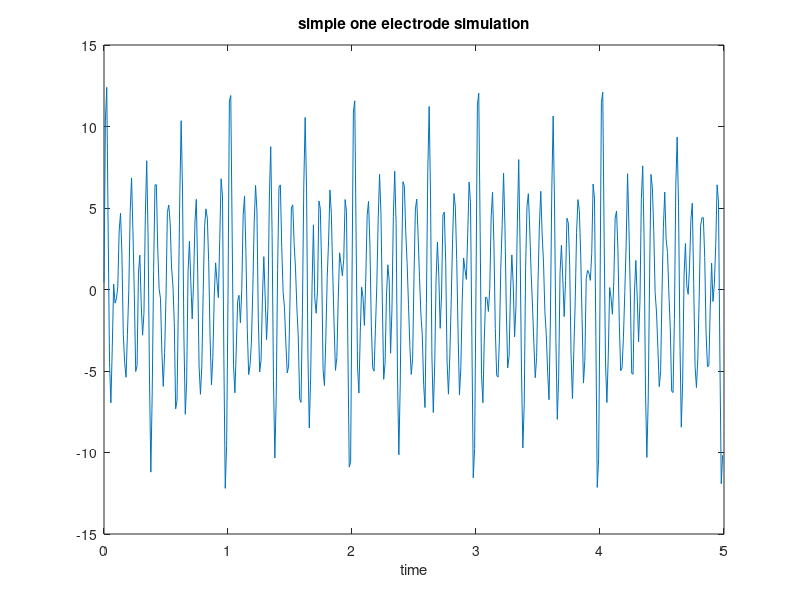
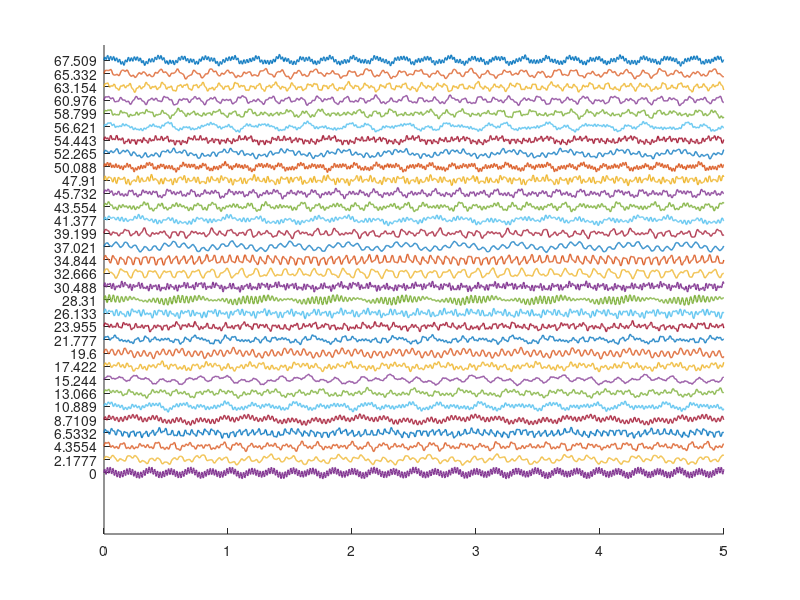

Reproduce these figures in MATLAB, in order. (Note: this script raises an error after producing the figures.)
%% module 2: real EEG data simulation
% in the previous module, we discussed how do we generate a complex wave and 
% what are the arguments we need to know to start this simulation:
% 
% x number of frequencies (f),x  number of amplitudes (amp), sampling frequency(srate), 
% duration (set number, here is 5 sec).
% 
% since you have a complex wave, you need to determine a number of frequencies 
% and amplitudes forming your complex wave. 
% 
% in addition we needed to add some white noise. and this is a quick revision:

f = [10,15,18,12,16];
amp = [5,  3.5, 2.5, 1.5, 1];
srate = 90; 
t=0:1/srate:5-1/srate; 
%loop to build your complex wave
complex_wave = zeros(size(t));
for i = 1: length(f)
    complex_wave = complex_wave + amp(i)* sin(2*pi*f(i)*t);     
end
% add noise
noise1 = .5 * randn(size(t));
complex_wave_1 = complex_wave+ noise1;


figure;
plot(t,complex_wave_1)
xlabel('time')
title('simple one electrode simulation');
%% 
% in this module we need to simulate the real EEG data. which is different 
% 
% what are the differences?
%% 
% * *number of channels:* you are measuring the signal from different channels 
% not one. Each channel records a separate EEG signal from different brain region, 
% which contain different frequency components and amplitudes.
% * *random frequency and amplitude:* over trials, the signals are changing. 
% practically you will never get the same results twice (for two trials).
% * *noise:* you have noise changing over trials. for each trial you need to 
% generate new random noise..
% * *source mixing:* when you are measuring the signal, you are NOT measuring 
% the signal from region of interest only, but you're measuring other signals 
% from neighboring regions performing other tasks. (we will add this point in 
% next module)
%% 
% Your EEG data will be described through the number of channels (EEG_nbchan), 
% number of trials (EEG_trials), and time vector (t).

srate = 500;
dur = 5;
numchannels = 32;
eeg_trials = 1;
eeg_pnts = srate * dur;
t = 0:1/srate:dur-1/srate;
%% 
% our EEG signal will be like: 
% 
% *EEG Data = Channels × Trials × Timepoints*
%% *1. simulation of different channels:*
%% 
% * in the previous simulation, we assumed that we have a signal source produces 
% a combination of waves with predefined frequencies. f=one fixed number, manually 
% assigned.
% * But manually specifying every frequency for every channel would become impractical. 
% For example, imagine that we have 32 channels, and each channel contains 5 frequency 
% components. We would need to specify 160 frequency values manually, even before 
% considering multiple trials. Therefore, instead of manually assigning every 
% frequency, we need an automated  way to generate frequency values.
% * let's fix this problem using randomization.

%define the number of channels and the number of frequency components.
numfrequencies = 5;

% Generate random frequencies

frequencies = 5 + (30 - 5) * rand(numchannels, numfrequencies);
%% 
% Here:
%% 
% * |rand| generates random values between 0 and 1.
% * Multiplication and addition scale these values to the range of 5–30 Hz.
% * Each row represents one channel.
% * Each column represents one frequency component.

frequencies(1,:)   % Frequencies of channel 1
frequencies(2,:)   % Frequencies of channel 2
%% 
% *Important note:* This is only an introductory randomization example. It does 
% not represent realistic EEG frequency distributions because all the channels 
% are having frequencies between 5 and 30 Hz.
%% *2. Frequency and amplitude variability:*
% Different EEG channels do not necessarily contain the same frequency components 
% with the same prominence.
% 
% For example, during a particular task:
%% 
% * One channel might show prominent alpha activity.
% * Another channel might show stronger beta activity.
% * A third channel might contain a combination of alpha, beta, and theta activity.
%% 
% This depends on the brain activity contributing to each recorded channel.
% 
% Therefore, we need to introduce two separate types of randomization.
%% 2.1 Randomizing frequencies within each channel
% EEG frequency bands are ranges not single fixed frequencies.
% 
% For example:
%% 
% *Frequency band*
%% 
% *Approximate range*
%% 
% Delta
%% 
% 1–4 Hz
%% 
% Theta
%% 
% 4–8 Hz
%% 
% Alpha
%% 
% 8–13 Hz
%% 
% Beta
%% 
% 13–30 Hz
%% 
% Gamma
%% 
% 30–45 Hz
%% 
% Instead of assigning the same frequency range to all channels, even if it's 
% not matching with the activity expected from this region.
% 
% For example:
%% 
% * Channel 1 might contain alpha activity at 9.5 Hz.
% * Channel 2 might contain alpha activity at 11 Hz.
% * Channel 3 might contain alpha activity at 12.3 Hz.
%% 
% All three frequencies belong to the alpha band, but you assigned different 
% values from different bands (theta, beta...etc).
% 
% so we need to randomly select a frequency from the expected frequency band.

%First, define the frequency bands.
bands = [
    1 4;    % Delta
    4 8;    % Theta
    8 13;   % Alpha
    13 30;  % Beta
    30 45   % Gamma
    ];

numchannels = 32;
numBands = size(bands,1);

frequencies = zeros(numchannels,numBands);

for ch = 1:numchannels

    for b = 1:numBands

        low = bands(b,1);
        high = bands(b,2);
        %the same equation we used to generate random frequencies, 
        % but this time we are choosing from different bands 
        % not the same range for all channels (5-30 in previous example)
        frequencies(ch,b) = low + (high-low)*rand;

    end

end
%% 
% Now, every channel has a different randomly selected frequency for each band.
% 
% 
%% *2.2 Randomizing the weights (contribution of each frequency band to the signal from each channel)*
% 
% 
% Selecting different frequencies is not enough.
% 
% We also need to consider how strongly each frequency component contributes 
% to the final EEG signal.
% 
% Not all channels have the same frequency-band distribution.
% 
% We can generate random weights for every channel and frequency band.

weights = rand(numchannels,numBands);

% Normalize weights for each channel
weights = weights ./ sum(weights,2);
%% 
% What happens here?
%% 
% # |rand| generates random contributions.
% # Each channel gets a different set of weights.
% # Normalization makes the sum of weights for each channel equal to 1.
%% 
% Now we can combine both steps to produce our final simulated channel signals.

signals = zeros(numchannels,eeg_trials,length(t));

for ch = 1:numchannels
    for tr = 1 : eeg_trials

        for b = 1:numBands
            wave = weights(ch,b) * sin(2*pi*frequencies(ch,b)*t);
            %wave is 2d, it needs to be changed to 3d to match with signals
            %use reshape function
            signals(ch,tr, :) = signals(ch,tr,:) + reshape(wave,1,1,[]);
        end
    end

end
%% 
% Each channel now has:
%% 
% * Its own frequency values.
% * Its own frequency-band contributions.
% * A resulting complex signal.
% * 


%% 
% plot

d = squeeze(signals(:, 1, : ));
off = max(abs(d(:))) * 2.2;
if off == 0, off = 1; end

figure('Color', 'w')
hold on
for ch = 1:numchannels
    plot(t, d(ch, :) + (numchannels - ch) * off, 'LineWidth', 1)
end
yticks((0:numchannels-1) * off)
yticklabels("Ch " + (numchannels:-1:1))
xlabel('Time (s)')
ylabel('Channels')
title('Simulated EEG')
xlim([t(1) t(end)])
grid on
hold off
noise=.5*randn(numchannels,eeg_trials,eeg_pnts);
eeg_data = signals + noise;

%plot
d = squeeze(eeg_data(:, 1, :));
off = max(abs(d(:))) * 2.2;
if off == 0, off = 1; end

figure('Color', 'w')
hold on
for ch = 1:numchannels
    plot(t, d(ch, :) + (numchannels - ch) * off, 'LineWidth', 1)
end
yticks((0:numchannels-1) * off)
yticklabels("Ch " + (numchannels:-1:1))
xlabel('Time (s)')
ylabel('Channels')
title('Simulated EEG with white gaussian noise')
xlim([t(1) t(end)])
grid on
hold off
%% 
% the previous part we were working on one trial
% 
% now we will move the generation of the frequencies to inside the loop to to 
% generate new frequencies for each trial
% 
% in the next part change the number of trials to see hows the signal is changing



%% Module 2: EEG signal simulation

srate = 500;
dur = 5;
numchannels = 32;
eeg_trials = 3;  % Change the number of trials here
eeg_pnts = srate * dur;
t = 0:1/srate:dur-1/srate;


%% 1. Introductory randomization example

numfrequencies = 5;

frequencies = 5 + (30 - 5) * rand(numchannels, numfrequencies);


%% 2. Frequency bands

bands = [
    1 4;    % Delta
    4 8;    % Theta
    8 13;   % Alpha
    13 30;  % Beta
    30 45   % Gamma
];

numBands = size(bands,1);


%% 3. Generate EEG signals for all channels and trials

signals = zeros(numchannels, eeg_trials, length(t));

for tr = 1:eeg_trials

    % Randomize frequencies for each trial
    frequencies = zeros(numchannels, numBands);

    for ch = 1:numchannels
        for b = 1:numBands

            low = bands(b,1);
            high = bands(b,2);

            frequencies(ch,b) = low + (high-low)*rand;

        end
    end

    % Generate random weights for each trial
    weights = rand(numchannels, numBands);

    % Normalize weights for each channel
    weights = weights ./ sum(weights,2);

    % Combine frequency components
    for ch = 1:numchannels

        wave = zeros(size(t));

        for b = 1:numBands

            wave = wave + weights(ch,b) * ...
                sin(2*pi*frequencies(ch,b)*t);

        end

        signals(ch,tr,:) = wave;

    end

end


%% 4. Plot the simulated EEG signals (without noise)


figure('Color', 'w')

off = max(abs(signals(:))) * 2.2;
if off == 0, off = 1; end

for tr = 1:eeg_trials

    d = reshape(signals(:,tr,:), numchannels, length(t));

    subplot(eeg_trials, 1, tr)
    hold on

    for ch = 1:numchannels
        plot(t, d(ch,:) + (numchannels-ch)*off, 'LineWidth', 1)
    end

    yticks((0:numchannels-1) * off)
    yticklabels("Ch " + (numchannels:-1:1))
    xlabel('Time (s)')
    ylabel('Channels')
    title(['Simulated EEG - Trial ' num2str(tr)])
    xlim([t(1) t(end)])
    grid on
    hold off

end



%% 5. Add white Gaussian noise

noise = .5 * randn(numchannels, eeg_trials, eeg_pnts);
eeg_data = signals + noise;


%% 6. Plot the simulated EEG signals with noise


figure('Color', 'w')

off = max(abs(eeg_data(:))) * 2.2;
if off == 0, off = 1; end

for tr = 1:eeg_trials

    d = reshape(eeg_data(:,tr,:), numchannels, length(t));

    subplot(eeg_trials, 1, tr)
    hold on

    for ch = 1:numchannels
        plot(t, d(ch,:) + (numchannels-ch)*off, 'LineWidth', 1)
    end

    yticks((0:numchannels-1) * off)
    yticklabels("Ch " + (numchannels:-1:1))
    xlabel('Time (s)')
    ylabel('Channels')
    title(['Simulated EEG with noise - Trial ' num2str(tr)])
    xlim([t(1) t(end)])
    grid on
    hold off

end
